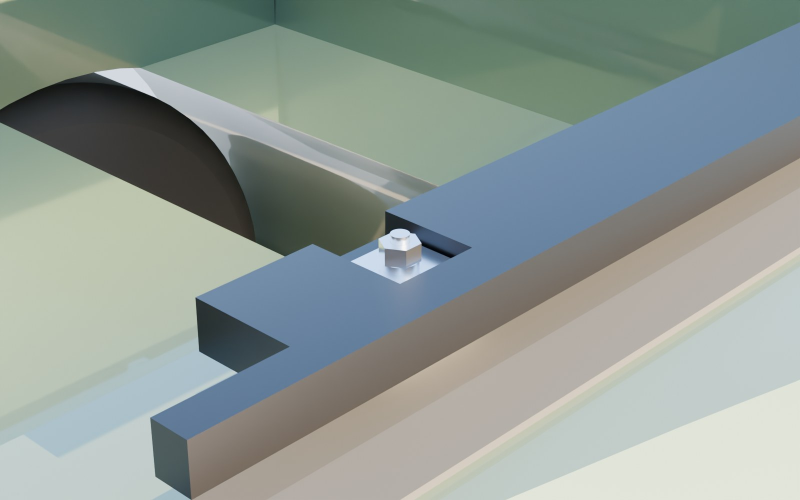
#> input picture models/r1t_topper/step27/evidence/r10_mount/S16_mount_mount_cutaway.jpg, 1600 x 1000 px (shown at 1/2 size)
$ python -i rivian_reference.py   (imports and definitions only)
#> lines starting #> are read from the running program, lines starting #| are printed output that depends on the picture; after the words box and inside, x2 and y2 are one past the last pixel; in counts of white or black regions, pixels touching at a corner belong together
"""Measure the Gen-1 R1T and R1S from Rivian's own orthographic line art.

    python style/rivian_reference.py [--cache DIR]      -> style/rivian_reference.json

Sources (downloaded to a cache OUTSIDE the repo, SHA-256 verified, never redistributed):
  * R1T Owner's Guide 2022-2024 v2024.19  p.14 (front/rear), p.17 (driver side)
  * R1S Owner's Guide 2022-2024 v2024.27  p.14 (front/rear), p.16 (driver side)
  * R1T Upfitting Guide 2025-09-24         p.59 (plan view, vector line art)

Only derived numbers are written. Scale anchors are PUBLISHED Rivian dimensions:
  side views  -> wheelbase (R1T 3,450 mm Upfit p.28; R1S 121.1 in = 3,076 mm, rivian.com support)
  plan view   -> overall length 5,514 mm (Upfit p.28)
  rear views  -> outer tyre edges = track 1,730 + section 275 mm (Upfit p.28-29)
Every anchor is cross-checked against a second published dimension and the disagreement is
recorded, because these are illustrations, not dimensioned drawings. Heights come from the side
view, whose wheelbase scale reproduces Rivian's published 1,834 mm roof height to <0.1 %.

Output frame = the topper frame used by params.json: metres, X rearward, Z up, origin on the
centreline at the bed's inside front wall, z = 0 on the bed-rail top. The rear axle sits at
x = published tailgate-to-axle geometry (see ``rear_axle_x`` below).
"""
from __future__ import annotations

import argparse
import hashlib
import json
import subprocess
import urllib.request
from pathlib import Path

import numpy as np
from PIL import Image
from scipy import ndimage as ndi

HERE = Path(__file__).resolve().parent
OUT = HERE / "rivian_reference.json"

SOURCES = {
    "R1T_OG": ("https://assets.rivian.com/2md5qhoeajym/530xs9hu11xOKefT2JrvA5/"
               "46f6cb5d5756b8320d3eb494a902e66c/r1t-og-en-us-20240527.pdf",
               "e6c544346ef87548d956934a46c2a656c24d3196ed271ff929ec213e59b775b6"),
    "R1S_OG": ("https://assets.rivian.com/2md5qhoeajym/7Ao7NIFkLxOZtvdc7Fqh70/"
               "c8c4a585ae141effce63b41ead2b8ce0/r1s-og-en-us-20240722.pdf",
               "27eda35d31ee2d38baae97d336d2fb38e128f1fdc04ab9f9334c21e8e8977061"),
    "R1T_UPFIT": ("https://assets.ctfassets.net/2md5qhoeajym/5ysf6K5UtGtHedY1fMeClC/"
                  "b83307f7e8f03838a1906bff88707f95/r1t-upfitting-guide-en-us-20250924.pdf",
                  "847d036f3977764d151689442ea54e4141bf70113b9d8380d46d796c3982552a"),
}
PUBLISHED = {  # value_mm, where
    "r1t_wheelbase": (3450.0, "R1T Upfitting Guide p.28"),
    "r1t_length": (5514.0, "R1T Upfitting Guide p.28"),
    "r1t_height_no_antenna": (1834.0, "R1T Upfitting Guide p.28 (34 in tyres, standard)"),
    "r1t_track": (1730.0, "R1T Upfitting Guide p.28"),
    "r1t_tyre_section": (275.0, "275/65R20, R1T Upfitting Guide p.29"),
    "r1t_tyre_r": (432.3, "275/65R20: (20 x 25.4 + 2 x 0.65 x 275) / 2"),
    "r1t_width_body": (2014.0, "R1T Upfitting Guide p.28, not including mirrors"),
    "r1t_bed_len_rail": (1381.0, "R1T Upfitting Guide p.30, tailgate up, no tonneau"),
    "r1t_bed_width": (1299.0, "R1T Upfitting Guide p.28"),
    "r1t_rear_overhang": (1155.0, "R1T Upfitting Guide p.28"),
    "r1s_wheelbase": (3075.9, "121.1 in, rivian.com/support/article/what-is-the-wheelbase-length"),
    "r1s_length": (5100.3, "200.8 in, stories.rivian.com/sizing-up-the-r1s"),
}
# The params.json frame puts the rear axle 405 mm behind the bed's inside front wall. It is
# re-derived here from the side view (tailgate face) + published bed length, and reported.
TAILGATE_T = 0.060          # tailgate shell thickness assumed for the bed-front derivation


# ------------------------------------------------------------------------------ plumbing
# [74 lines left out: functions fetch, render, line_mask, fit_circle, wheels, top_profile, not called in this run]


def rightmost(m, Y, xa, xb):
    c = np.nonzero(m[Y, xa:xb])[0]
    return xa + int(c.max()) if len(c) else None


def smooth(vals, k=5):
    v = np.asarray(vals, float)
    return ndi.median_filter(v, size=k, mode="nearest")


def rnd(v, n=4):
    return round(float(v), n)


# ------------------------------------------------------------------------------ R1T side
# [179 lines left out: functions r1t_side, r1s_side, rear_view, not called in this run]


# ------------------------------------------------------------------------------ plan view
def plan_view(png: Path) -> dict:
    a = np.asarray(Image.open(png).convert("L")).astype(int)
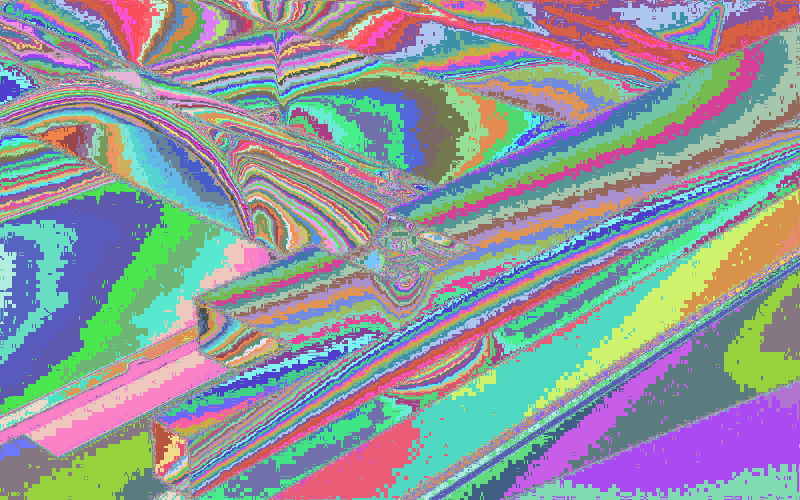
#> a: shape (1000, 1600) int64 (shown at 1/2 size); 249 distinct labels, from 1 to 249; one colour per label, 0 black
    m = (a >= 140) & (a <= 215)
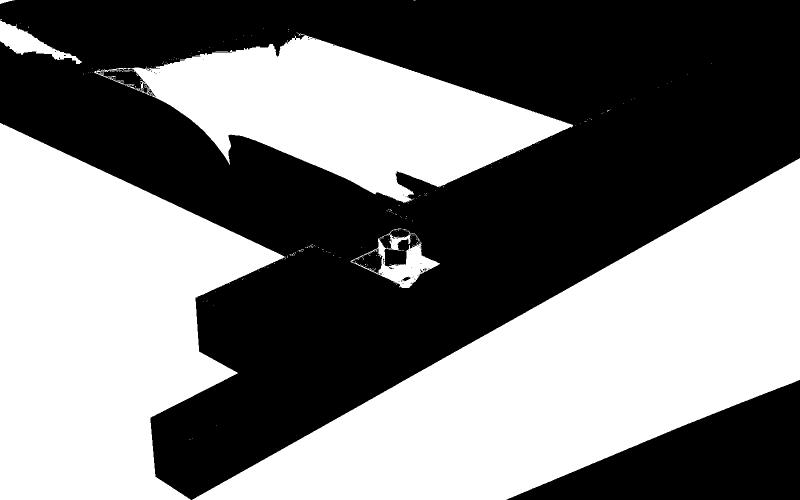
#> m: shape (1000, 1600) bool (shown at 1/2 size); 47.9% white; 229 white regions (221 under 20 px), largest, box (x1, y1, x2, y2) and area: (384, 316, 1600, 1000) 344235, (0, 246, 570, 1000) 264337, (188, 67, 1146, 406) 147605
    ys, xs = np.nonzero(m)
    x0, x1 = int(xs.min()), int(xs.max())
#> x0 = 0; x1 = 1599
    s = PUBLISHED["r1t_length"][0] / (x1 - x0)
#> s = 3.45
    cy = (ys.min() + ys.max()) / 2
#> cy = 499.5
    # the bed's inside front and rear walls are the two long vertical lines in the bed region
    counts = m[:, 2000:3050].sum(0)
#> counts = empty array
    cols = np.nonzero(counts > 600)[0] + 2000
#> cols = empty array
#> (the run stopped early here; a loop or call above may not have finished)
